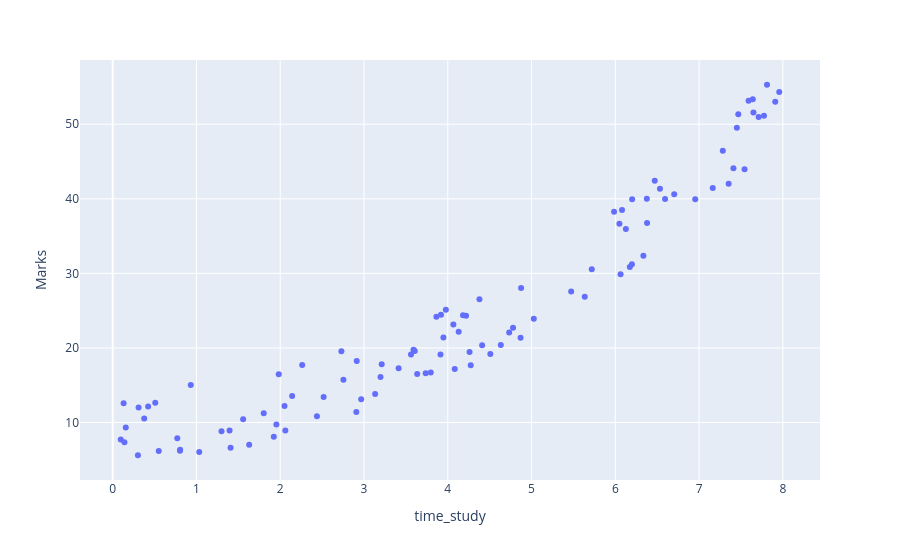

The notebook cell this image was saved under:
### Code cell
fig=px.scatter(df,x='time_study',y='Marks')
fig.show()
